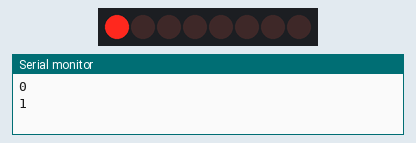
This sketch was run on a simulated Arduino Uno, built with avr-gcc and run on an emulated ATmega328P. On the bench: 8 shift-register outputs drawn as a row of LEDs (first output left, lit = HIGH), the last lines printed to the serial monitor. Wiring (inferred from the names in the program): shift register (74HC595): data pin 8; shift clock pin 10; latch pin 9. Wiring (inferred from the signals the program sends): row of LEDs: on Q0, Q1, Q2, Q3, Q4, Q5, Q6, Q7.

Above: at 0.6 s.
At 5.1 s:
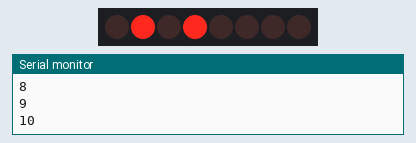
At 10.1 s:
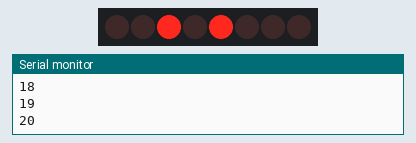
At 19.6 s:
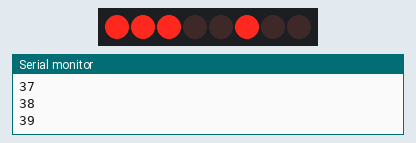
At 29.1 s:
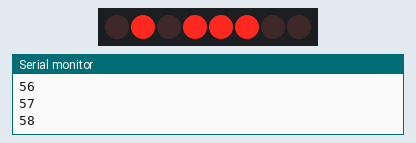
At 39.1 s:
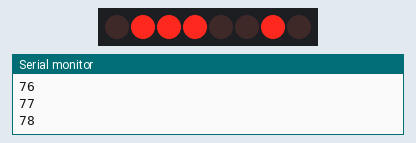
Timing chart, 0 to 40.0 s (numbered marks = the images above):
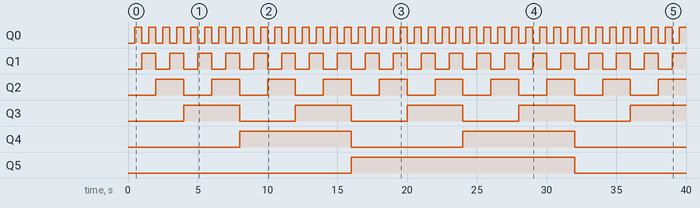

Measured:
- by itself, Q0: alternates HIGH for 0.50 s and LOW for 0.50 s
- by itself, Q1: alternates HIGH for 1.0 s and LOW for 1.0 s
- by itself, Q2: alternates HIGH for 2.0 s and LOW for 2.0 s
- by itself, Q3: alternates HIGH for 4.0 s and LOW for 4.0 s
- by itself, Q4: alternates HIGH for 8.0 s and LOW for 8.0 s
- by itself, Q5: LOW → HIGH at 16.0 s, → LOW 16.0 s later

The sketch:

SRcode.ino
```cpp
int latchPin =9;
//Pin connected to SH_CP of 74HC595
int clockPin = 10;
////Pin connected to DS of 74HC595
int dataPin = 8;


void setup() {
  //set pins to output so you can control the shift register
  pinMode(latchPin, OUTPUT);
  pinMode(clockPin, OUTPUT);
  pinMode(dataPin, OUTPUT);
  Serial.begin(9600);
}

void loop() {
  // count from 0 to 255 and display the number
  // on the LEDs
  for (int numberToDisplay = 0; numberToDisplay < 256; numberToDisplay++) {
    // take the latchPin low so
    // the LEDs don't change while you're sending in bits:
    digitalWrite(latchPin, LOW);
    // shift out the bits:
  // numberToDisplay=analogRead(A8)/4;
    shiftOut(dataPin, clockPin, MSBFIRST, numberToDisplay);
Serial.println(numberToDisplay);
    //take the latch pin high so the LEDs will light up:
    digitalWrite(latchPin, HIGH);
    // pause before next value:
    delay(500);
  }
}
```
